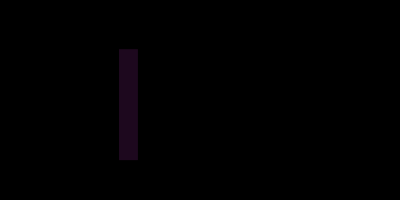
Frame 1 (no input)
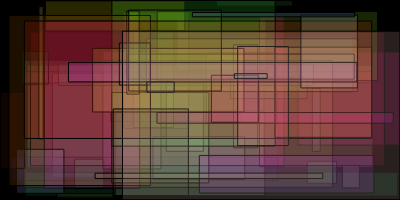
Frame 60 (no input)
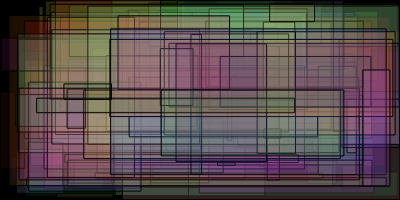
Frame 120 (the mouse pressed at the canvas centre since frame 60)

The p5.js sketch that drew these frames (run headless with seeded random() and noise() and a simulated clock; from frame 60 on, the mouse is pressed at the canvas centre):

// p5.js sketch
// ── sketch.js
function setup() {
  // put setup code here
  createCanvas(400,200);
  background(0);
}

function draw() {
  // put drawing code here
  rectMode(CORNERS)
  fill(random(0, 255), random(0, 255), random(0, 255), 40);
  rect(random(0,width), random(0,height), random(0,width), random(0,height));
}
